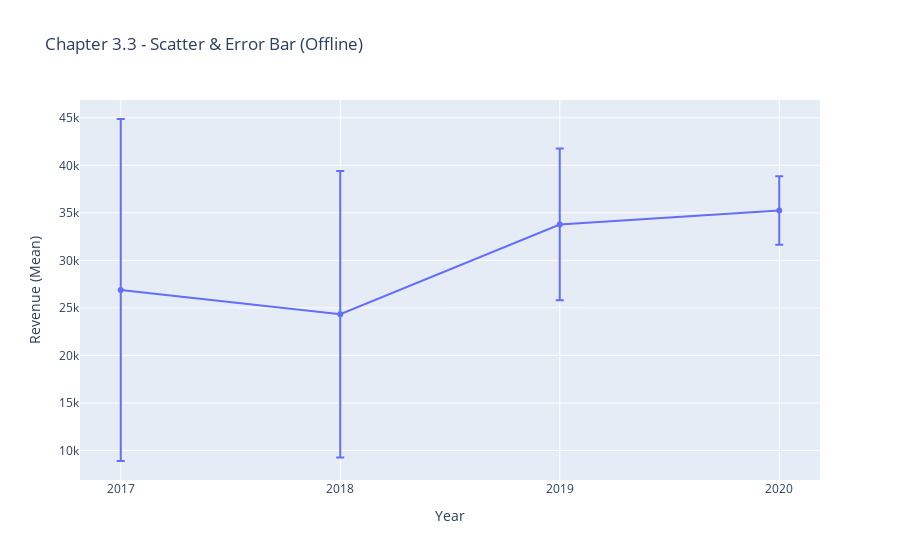

This figure's notebook cell:
### Code cell
trace = go.Scatter(x = df_g2['year'],
                   y = df_g2['mean'],
                   error_y = dict(type = 'data',             # 실제 값 이용. 'percent'는 비율 기준
                                  array = df_g2['sd'],       # 중심값 대비 상한/하한 차이값
                                 ),
                   name = 'Offline'
                  )
data = [trace]
layout = go.Layout(title = 'Chapter 3.3 - Scatter & Error Bar (Offline)',
                   xaxis = dict(title = 'Year'),
                   yaxis = dict(title = 'Revenue (Mean)'))
fig = go.Figure(data, layout)
fig.show()

### Figure 1 — Plotly figure (JSON) as saved in the notebook; plotly's stock layout.template omitted (floating-point values rounded to 4 significant figures)
{"data": [{"error_y": {"array": [17990.0, 15070.0, 7986.0, 3606.0], "type": "data"}, "name": "Offline", "type": "scatter", "x": ["2017", "2018", "2019", "2020"], "y": [26880.0, 24330.0, 33780.0, 35250.0]}], "layout": {"title": {"text": "Chapter 3.3 - Scatter & Error Bar (Offline)"}, "xaxis": {"title": {"text": "Year"}}, "yaxis": {"title": {"text": "Revenue (Mean)"}}}}
